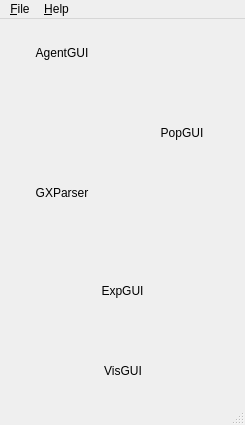
<?xml version="1.0" encoding="UTF-8"?>
<ui version="4.0">
 <class>ConGUIMainWindow</class>
 <widget class="QMainWindow" name="ConGUIMainWindow">
  <property name="geometry">
   <rect>
    <x>0</x>
    <y>0</y>
    <width>245</width>
    <height>425</height>
   </rect>
  </property>
  <property name="sizePolicy">
   <sizepolicy hsizetype="Maximum" vsizetype="Maximum">
    <horstretch>0</horstretch>
    <verstretch>0</verstretch>
   </sizepolicy>
  </property>
  <property name="maximumSize">
   <size>
    <width>245</width>
    <height>425</height>
   </size>
  </property>
  <property name="windowTitle">
   <string>ConGUI</string>
  </property>
  <widget class="QWidget" name="centralwidget">
   <widget class="QFrame" name="frame">
    <property name="geometry">
     <rect>
      <x>10</x>
      <y>10</y>
      <width>226</width>
      <height>364</height>
     </rect>
    </property>
    <property name="styleSheet">
     <string notr="true"/>
    </property>
    <property name="frameShape">
     <enum>QFrame::NoFrame</enum>
    </property>
    <property name="frameShadow">
     <enum>QFrame::Raised</enum>
    </property>
    <property name="lineWidth">
     <number>0</number>
    </property>
    <widget class="QPushButton" name="xmmeButton">
     <property name="geometry">
      <rect>
       <x>12</x>
       <y>10</y>
       <width>80</width>
       <height>28</height>
      </rect>
     </property>
     <property name="cursor">
      <cursorShape>PointingHandCursor</cursorShape>
     </property>
     <property name="text">
      <string>AgentGUI</string>
     </property>
     <property name="flat">
      <bool>true</bool>
     </property>
    </widget>
    <widget class="QPushButton" name="popguiButton">
     <property name="geometry">
      <rect>
       <x>132</x>
       <y>90</y>
       <width>80</width>
       <height>28</height>
      </rect>
     </property>
     <property name="cursor">
      <cursorShape>PointingHandCursor</cursorShape>
     </property>
     <property name="text">
      <string>PopGUI</string>
     </property>
     <property name="flat">
      <bool>true</bool>
     </property>
    </widget>
    <widget class="QPushButton" name="gxparserButton">
     <property name="geometry">
      <rect>
       <x>12</x>
       <y>150</y>
       <width>80</width>
       <height>28</height>
      </rect>
     </property>
     <property name="cursor">
      <cursorShape>PointingHandCursor</cursorShape>
     </property>
     <property name="text">
      <string>GXParser</string>
     </property>
     <property name="flat">
      <bool>true</bool>
     </property>
    </widget>
    <widget class="QPushButton" name="simulationButton">
     <property name="geometry">
      <rect>
       <x>22</x>
       <y>248</y>
       <width>181</width>
       <height>28</height>
      </rect>
     </property>
     <property name="cursor">
      <cursorShape>PointingHandCursor</cursorShape>
     </property>
     <property name="text">
      <string>ExpGUI</string>
     </property>
     <property name="flat">
      <bool>true</bool>
     </property>
    </widget>
    <widget class="QPushButton" name="visguiButton">
     <property name="geometry">
      <rect>
       <x>83</x>
       <y>328</y>
       <width>60</width>
       <height>28</height>
      </rect>
     </property>
     <property name="cursor">
      <cursorShape>PointingHandCursor</cursorShape>
     </property>
     <property name="text">
      <string>VisGUI</string>
     </property>
     <property name="flat">
      <bool>true</bool>
     </property>
    </widget>
   </widget>
  </widget>
  <widget class="QMenuBar" name="menubar">
   <property name="geometry">
    <rect>
     <x>0</x>
     <y>0</y>
     <width>245</width>
     <height>25</height>
    </rect>
   </property>
   <widget class="QMenu" name="menuFile">
    <property name="title">
     <string>&amp;File</string>
    </property>
    <addaction name="actionOpen"/>
    <addaction name="actionSettings"/>
    <addaction name="actionQuit"/>
   </widget>
   <widget class="QMenu" name="menuHelp">
    <property name="title">
     <string>&amp;Help</string>
    </property>
    <addaction name="actionCheck_Updates"/>
    <addaction name="action_About"/>
   </widget>
   <addaction name="menuFile"/>
   <addaction name="menuHelp"/>
  </widget>
  <widget class="QStatusBar" name="statusbar"/>
  <action name="actionOpen">
   <property name="icon">
    <iconset resource="../congui.qrc">
     <normaloff>:/icons/images/fileopen.png</normaloff>:/icons/images/fileopen.png</iconset>
   </property>
   <property name="text">
    <string>&amp;Choose Model/Population Files</string>
   </property>
  </action>
  <action name="actionQuit">
   <property name="icon">
    <iconset resource="../congui.qrc">
     <normaloff>:/icons/images/exit.png</normaloff>:/icons/images/exit.png</iconset>
   </property>
   <property name="text">
    <string>&amp;Quit</string>
   </property>
  </action>
  <action name="action_About">
   <property name="icon">
    <iconset resource="../congui.qrc">
     <normaloff>:/icons/images/euracelogo.png</normaloff>:/icons/images/euracelogo.png</iconset>
   </property>
   <property name="text">
    <string>&amp;About</string>
   </property>
  </action>
  <action name="actionSettings">
   <property name="icon">
    <iconset resource="../congui.qrc">
     <normaloff>:/icons/images/ok.png</normaloff>:/icons/images/ok.png</iconset>
   </property>
   <property name="text">
    <string>Settings</string>
   </property>
  </action>
  <action name="actionCheck_Updates">
   <property name="icon">
    <iconset resource="../congui.qrc">
     <normaloff>:/icons/images/ok.png</normaloff>:/icons/images/ok.png</iconset>
   </property>
   <property name="text">
    <string>Check Updates</string>
   </property>
  </action>
 </widget>
 <resources>
  <include location="../congui.qrc"/>
 </resources>
 <connections/>
</ui>
